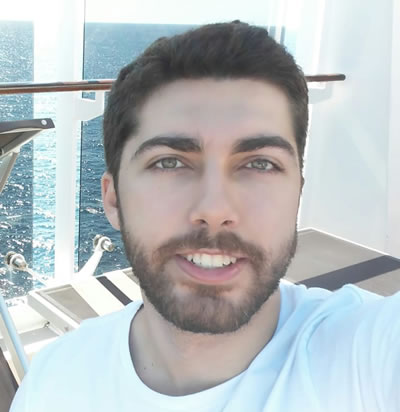
#> input picture Q07/luise.jpg, 400 x 412 px
$ jupyter execute Q07.ipynb
#> lines starting #> are read from the running program, lines starting #| are printed output that depends on the picture; after the words box and inside, x2 and y2 are one past the last pixel; in counts of white or black regions, pixels touching at a corner belong together
[cell 1]
import cv2

# Open image
img = cv2.imread('luise.jpg')
#> img is the input picture: shape (412, 400, 3); mean B, G, R 191.1, 188.9, 182.9

# Convert to grayscale
gray = cv2.cvtColor(img, cv2.COLOR_BGR2GRAY)
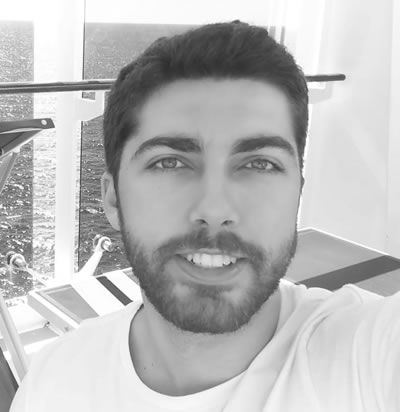
#> gray: shape (412, 400); min 44, max 255, mean 187.3

'''
Simple Thresholding:

For every pixel, the same threshold value is applied. If the pixel value is smaller than the threshold, it is set to 0,
otherwise it is set to a maximum value. The function cv.threshold is used to apply the thresholding. The first argument
is the source image, which should be a grayscale image. The second argument is the threshold value which is used to
classify the pixel values. The third argument is the maximum value which is assigned to pixel values exceeding the threshold.
OpenCV provides different types of thresholding which is given by the fourth parameter of the function. Basic thresholding as
described above is done by using the type cv.THRESH_BINARY.
'''
# Simple Thresholding
ret, thresh1 = cv2.threshold(gray,130,255,cv2.THRESH_BINARY)
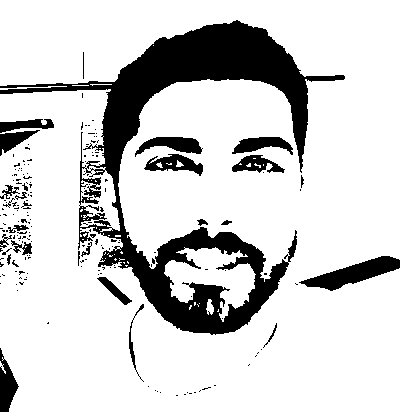
#> thresh1: shape (412, 400); 81.9% white; 187 black regions (160 under 20 px), largest, box (x1, y1, x2, y2) and area: (0, 20, 345, 335) 22515, (299, 256, 400, 291) 1493, (135, 137, 203, 157) 703

# Show Thresholding
cv2.imshow('Simple Thresholding', thresh1)
cv2.waitKey(0)

# Save the results
cv2.imwrite('threshold_result.jpg', thresh1)
#> Out = True
